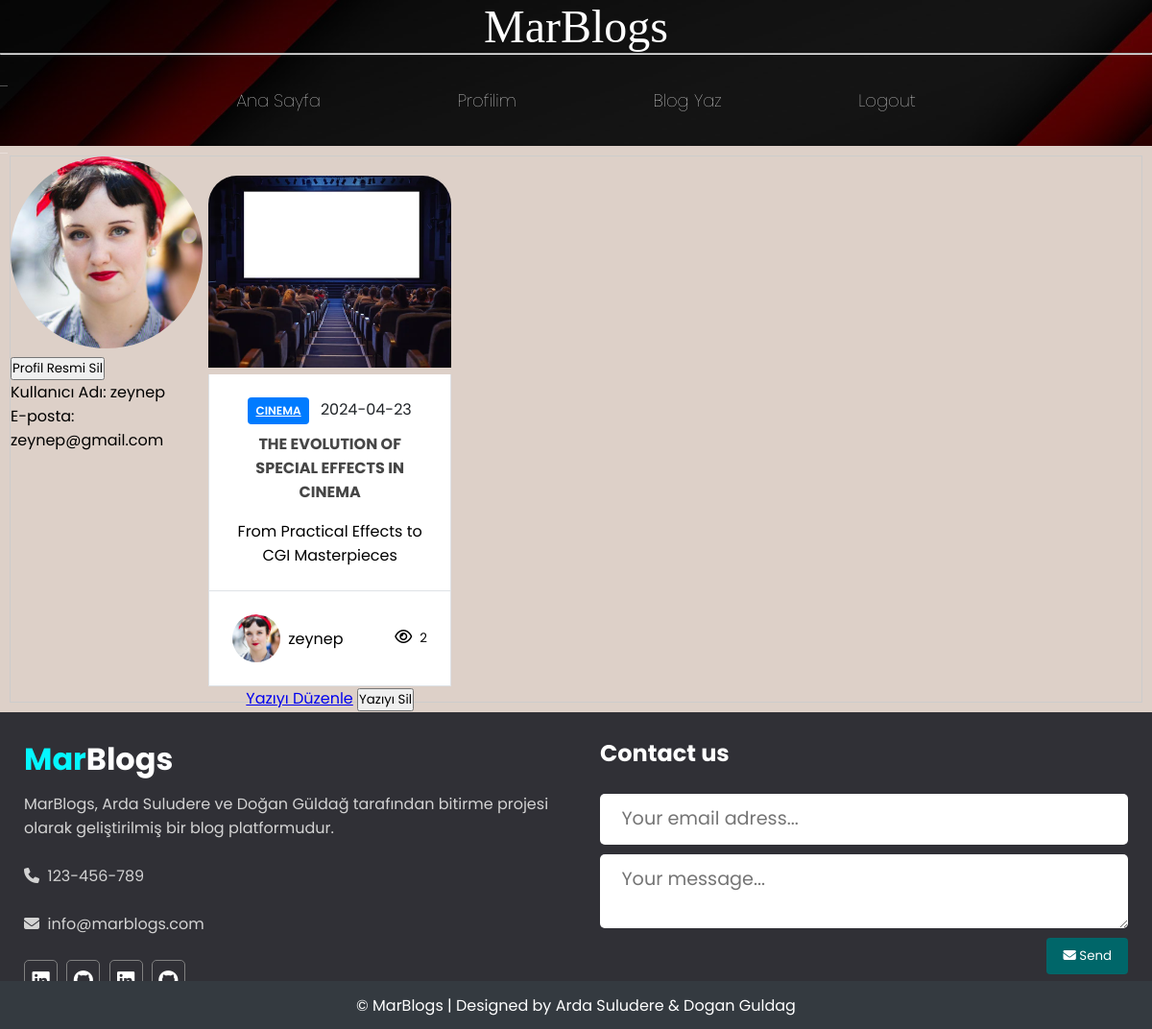
/myProfile (signed in), run on an earlier commit of the app's database.
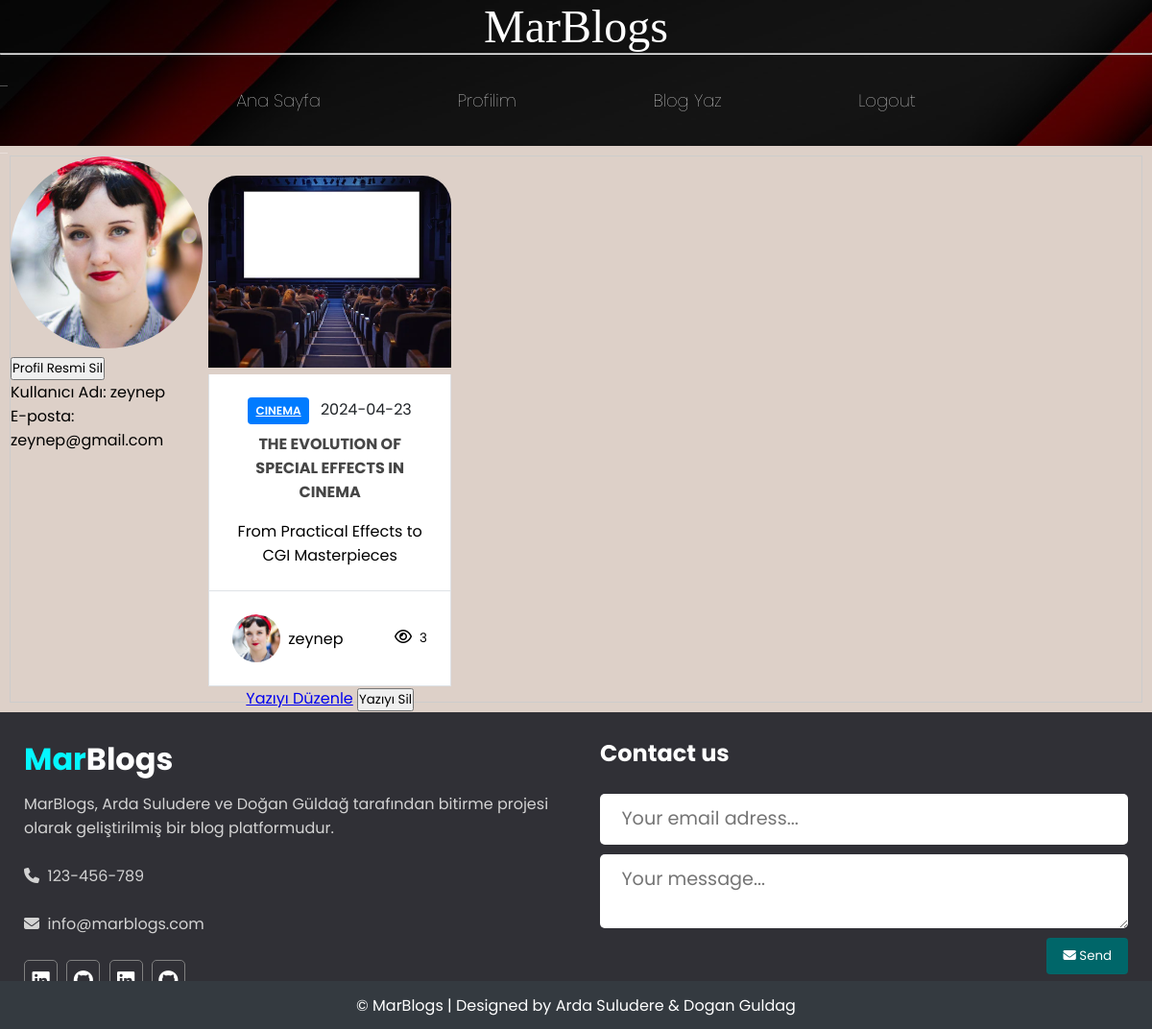
And on a later commit of the database.
### app/models.py (models this page shows, shortened)
class User(UserMixin, db.Model):
    table_args = {'extend_existing': True}
    id = db.Column(db.Integer, primary_key=True)
    username = db.Column(db.String(64), index=True, unique=True)
    email = db.Column(db.String(120), index=True, unique=True)
    password_hash = db.Column(db.String(256))
    is_admin = db.Column(db.Boolean, default=False)
    fav_blogs = db.relationship('Blogs', secondary='user_fav_blogs', backref='favorited_by')
    photograph = db.Column(db.String(255))  # Dosya yolu için String tipinde bir sütun

class Blogs(db.Model):
    id = db.Column(db.Integer, primary_key=True)
    author_id = db.Column(db.Integer, db.ForeignKey('user.id'))  # Kullanıcının ID'sini referans alır
    title = db.Column(db.String(100), nullable=False)
    subtitle = db.Column(db.String(100), nullable=False)
    category = db.Column(db.String(100), nullable=False)
    reading_time = db.Column(db.Integer, nullable=False)
    publish_date = db.Column(db.Date, nullable=False)
    views = db.Column(db.Integer, nullable=False)
    content = db.Column(db.String(2000), nullable=False)
    @property
    def author_username(self):
        return self.author.username if self.author else None
    @property
    def author_photograph(self):
        return self._author_photograph

### app/views.py (the view)
@app.route('/myProfile')
@login_required
def my_profile():
    user_blogs = Blogs.query.filter_by(author_id=current_user.id).all()
    for blog in user_blogs:
        blog.image_url = url_for('static', filename=f'assets/images/blog-photos/{blog.category}.jpg')
    return render_template('myProfile.html', user=current_user, user_blogs=user_blogs)

### app/__init__.py (called while the page is built)
@login_manager.user_loader
def load_user(user_id):
    return User.query.get(int(user_id))

### app/templates/myProfile.html (shortened to what this page needs)
{% extends 'base.html' %}
{% block content %}
<div class="container" style="display: flex;">
    <div class="row">
        <div class="profile">
            <div class="profile-image">
                {% if user.photograph %}
                <img class="author-my-photo mr-2" src="{{ url_for('static', filename='assets/images/user-images/' + user.username + '.jpg') }}" width="200" height="200" alt="Profil Resmi" />
                <form action="{{ url_for('delete_profile_image') }}" method="POST">
                    <button type="submit">Profil Resmi Sil</button>
                </form>
                {% endif %}
                <p>Kullanıcı Adı: {{ user.username }}</p>
                <p>E-posta: {{ user.email }}</p>
            </div>
        </div>
        <div class="col-lg-10">
            <div class="col-lg-10">
                {% for blog in user_blogs %}
                <div class="blog-box mb-3">
                    <img class="blog-img w-100" src="{{blog.image_url}}" alt="Blog" />
                    <div class="cat-date-container">
                        <div class="cat-date">
                            <a href="/blog/{{ blog.category }}" class="category">{{blog.category}}</a>
                            <a href="#" class="publish-date">{{blog.publish_date}}</a>
                        </div>
                        <a class="blog-title" href="/blog/{{ blog.id }}">{{blog.title}}</a>
                        <p class="blog-subtitle">{{blog.subtitle}}</p>
                    </div>
                    <div class="author-infos-views">
                        <div class="author-infos">
                            <img class="author-photo mr-2" src="{{ user.photograph }}" alt="Author" width="50" height="50" />
                            <p class="author-name">{{user.username}}</p>
                        </div>
                        <div class="views">
                            <small class="blog-views"><i class="far fa-eye mr-2"></i>{{blog.views}}</small>
                        </div>
                    </div>
                    <a href="{{ url_for('edit_blog', blog_id=blog.id) }}" class="btn btn-secondary mt-2">Yazıyı Düzenle</a>
                    <form action="{{ url_for('delete_blog', blog_id=blog.id) }}" method="POST" style="display: inline;">
                        <button type="submit" class="btn btn-danger mt-2">Yazıyı Sil</button>
                    </form>
                </div>
                {% endfor %}
            </div>
        </div>
    </div>
</div>
{% endblock %}

### app/templates/base.html (shortened to what this page needs)
<!DOCTYPE html>
<html lang="en">
<head>
    <link rel="stylesheet" href="/static/assets/css/style.css">
    <link rel="stylesheet" href="/static/assets/css/blog-style.css">
    <link rel="stylesheet" href="/static/assets/css/blog_submit.css">
    <link rel="stylesheet" href="/static/assets/css/write.css">
    <link rel="stylesheet" href="/static/assets/css/blog_page.css">
    <link rel="stylesheet" href="/static/assets/css/my_profile.css">
    <link rel="stylesheet" href="/static/assets/css/login.css">
    <link rel="stylesheet" href="/static/assets/css/register.css">
    <link rel="stylesheet" href="/static/assets/css/footer.css">
    <link href='https://unpkg.com/boxicons@2.1.4/css/boxicons.min.css' rel='stylesheet'>
    <link rel="stylesheet" href="https://cdnjs.cloudflare.com/ajax/libs/font-awesome/6.5.1/css/all.min.css">
</head>
<body>
    <div>
        {% include "_navbar.html" %}
    </div>
    {% block content %}
    {% endblock %}
    {% include "_footer.html" %}
</body>
</html>

### app/templates/_navbar.html (shortened to what this page needs)
<header class="main-header">
    <h1 class="site-name">MarBlogs</h1>
    <hr />
    <nav class="nav main-nav">
        <ul>
            <li><a href="{{ url_for('main') }}">Ana Sayfa</a></li>
            {% if current_user.is_authenticated %}
                <li><a href="{{ url_for('my_profile') }}">Profilim</a></li>
                <li><a href="{{ url_for('submit_blog') }}">Blog Yaz</a></li>
                <li><a href="{{ url_for('auth.logout') }}">Logout</a></li>
                {% else %}
                <li><a href="{{ url_for('auth.login') }}">Login</a></li>
                <li><a href="{{ url_for('auth.register') }}">Register</a></li>
        {% endif %}
        </ul>
    </nav>
</header>

### app/templates/_footer.html (shortened to what this page needs)
<div class="footer">
    <div class="footer-content">
        <div class="footer-section about">
            <h1 class="logo-text"><span>Mar</span>Blogs</h1>
            <p style="padding-top: 10px;">MarBlogs, Arda Suludere ve Doğan Güldağ tarafından bitirme projesi olarak geliştirilmiş bir blog platformudur.</p>
            <br>
            <div class="contant">
                <span><i class="fas fa-phone"></i>&nbsp; 123-456-789</span>
                <br><br>
                <span><i class="fas fa-envelope"></i>&nbsp; info@marblogs.com</span>
            </div>
            <br>
            <div class="socials">
                <a href="https://www.linkedin.com/in/arda-baran-suludere-a4115b254/" target="_blank"></a>
                <a href="https://github.com/ArdaBaranSuludere" target="_blank"></a>
                <a href="https://www.linkedin.com/in/doğan-güldağ-b8252323a/" target="_blank"></a>
                <a href="https://github.com/doganguldag" target="_blank"></a>
            </div>
        </div>
        <div class="footer-section contact-form">
            <h2>Contact us</h2>
            <br>
            <form action="{{ url_for('subscribe_newsletter') }}" method="post">
                <input type="email" name="email" class="text-input contact-input" placeholder="Your email adress..." required>
                <textarea name="message" class="text-input contact-input" placeholder="Your message..." required></textarea>
                <button type="submit" class="footer-btn btn-big contact-btn">
                    <i class="fas fa-envelope"></i>
                    Send
                </button>
            </form>
        </div>
    </div>
    <div class="footer-bottom">
        &copy; MarBlogs | Designed by Arda Suludere & Dogan Guldag
    </div>
</div>

### app/static/assets/css/style.css (style rules this page uses)
* { margin: 0; padding: 0; box-sizing: border-box; font-family: "Poppins", sans-serif; }

### app/static/assets/css/blog-style.css (style rules this page uses)
html,body { margin: 0; padding: 0; background-color: #DDD0C8; }
.nav { display: inline; }
.nav ul { margin: 0; }
.nav li { display: inline; font-size: large; }
.nav a { display: inline-block; padding: .5em; color: white; text-decoration: none; }
.main-nav { text-align: center; padding: .5em; font-weight: lighter; border-bottom: 1px solid rgba(255,255,255, .3); }
.main-nav li { padding: 0 5%; }
.main-header { background-color: rgba(0,0,0, .6); background-image: url("/static/assets/images/header-background.jpg"); background-blend-mode: multiply; background-size: cover; font-family: Raleway; }
.site-name { text-align: center; margin-bottom: 5px; font-size: 3em; font-family: "Booter - Zero Zero"; font-weight: normal; color: white; height: 50px; }
.container { max-width: 100%; padding: 10px; }
.blog-box { width: calc(33.33% - 20px); max-width: 350px; margin: 20px 10px ; height: 500px; max-height: 500px; text-align: center; position: relative; }
.mb-3 { margin-bottom: 3rem; }
.blog-img { max-width: 100%; height: 200px; border-radius: 30px 30px 0px 0px; object-fit: cover; }
.w-100 { width: 100%; }
.cat-date-container { background-color: white; border: 1px solid #dee2e6; border-top: 0; padding: 1.5rem; }
.cat-date { margin-bottom: 0.5rem; }
.category { display: inline-block; padding: 0.25em 0.4em; font-size: 75%; font-weight: 700; line-height: 1; text-align: center; white-space: nowrap; vertical-align: baseline; border-radius: 0.25rem; background-color: #007bff; color: white; text-transform: uppercase; font-weight: 600; padding: 0.5rem; margin-right: 0.5rem; }
.publish-date { color: #212529; text-decoration: none; }
.blog-title { display: block; margin-bottom: 1rem; color: rgb(70,70,70); text-decoration: none; text-transform: uppercase; font-weight: 700; }
.blog-subtitle { margin: 0; }
.author-infos-views { display: flex; text-align: center; justify-content: space-between; background-color: white; border: 1px solid #dee2e6; border-top: 0; padding: 1.5rem; }
.author-infos { display: flex; align-items: center; }
.author-photo { border-radius: 50%; width: 50px; height: 50px; }
.mr-2 { margin-right: 0.5rem; }
.views { display: flex; align-items: center; }
.blog-views { margin-left: 1rem; }
.far { font-family: 'Font Awesome 5 Free'; font-weight: 400; }
.fa-eye, .fa-comment { font-size: 1rem; }

### app/static/assets/css/my_profile.css (style rules this page uses)
.row { display: flex; flex-wrap: wrap; border: 1px solid #ccc; width: 100%; box-sizing: border-box; }
.profile { flex: 0 0 16.666667%; max-width: 16.666667%; }
.col-lg-10 { flex: 0 0 83.333333%; max-width: 83.333333%; display:flex; flex-wrap: wrap; }
.author-my-photo { border-radius: 50%; width: 200px; height: 200px; }

### app/static/assets/css/footer.css (style rules this page uses)
.footer { background: #303036; color: #d3d3d3; height: 330px; position: relative; }
.footer .footer-content { height: 330px; display: flex; }
.footer .footer-content .footer-section { flex: 1; padding: 25px; }
.footer .footer-content h1, .footer .footer-content h2 { color: white; }
.footer .footer-content .about h1 span { color: #05f7ff; }
.footer .footer-content .about .socials a { color: white; border: 1px solid gray; width: 35px; height: 35px; padding-top: 5px; margin-right: 5px; justify-content: center; align-items: center; text-align: center; display: inline-block; font-size: 1.3em; border-radius: 5px; }
.text-input { padding: .7rem 1rem; display: block; width: 100%; border: 1px solid #e0e0e0; border-radius: 5px; outline: none; color: #444; line-height: 1.5rem; font-size: 1.2em; }
.footer .footer-content .contact-form .contact-input { background: #ffffff; color: #000000; margin-bottom: 10px; line-height: 1.5rem; padding: .9rem 1.4rem; border: none; }
.footer .footer-content .contact-form .contact-btn { float: right; }
.footer-btn { padding: .5rem 1rem; background: #006669; color: white; border: 1px solid transparent; border-radius: .25rem; }
.footer .footer-bottom { display: flex; justify-content: center; align-items: center; background: #343a40; color: white; height: 50px; text-align: center; position: fixed; bottom: 0px; left: 0px; width: 100%; z-index: 999; font-family: "Poppins", sans-serif; }

What changed in the data, as far as the page shows it:
changed Blogs "THE EVOLUTION OF SPECIAL EFFECTS IN CINEMA": views "2" → "3"
